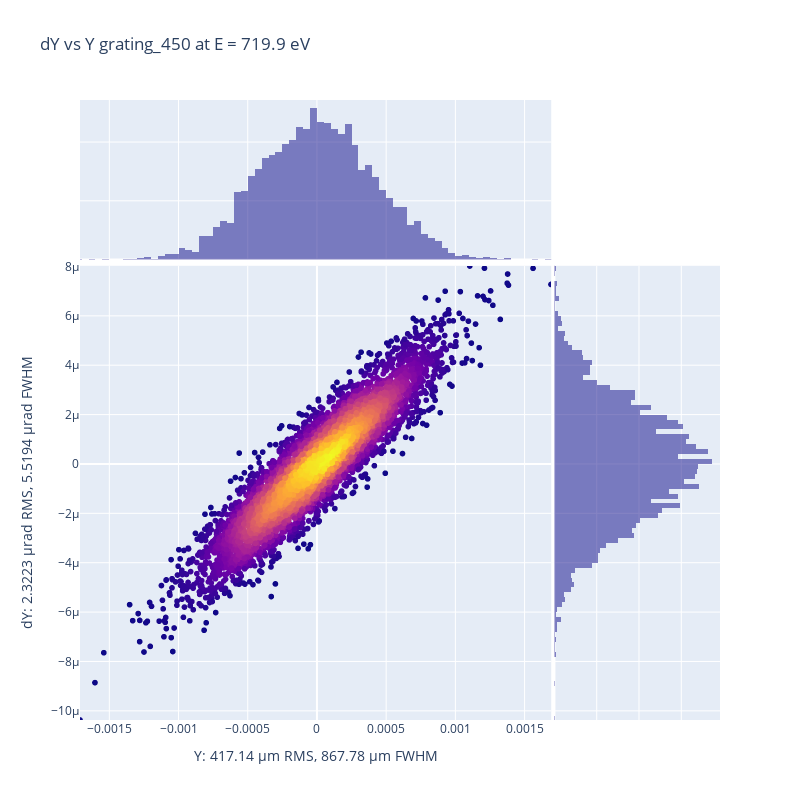

This figure's notebook cell:
### Code cell
px.plot_spd_plotly(oe.get_diagram(distance_from_oe=0), oe_name=oe.name, x_key="Y", y_key="dY", 
                show_map=False, light_plot=False, orthonorm=False, save_in_file="", return_fwhm=False,)

### Figure 1 — Plotly figure (JSON) as saved in the notebook; plotly's stock layout.template omitted (floating-point values rounded to 4 significant figures; data arrays with more than 128 entries replaced by an {"elided": "..."} marker saying what was removed)
{"data": [{"hovertemplate": "Y=%{x}<br>dY=%{y}<br>color=%{marker.color}<extra></extra>", "legendgroup": "", "marker": {"color": {"elided": "5000 float values"}, "coloraxis": "coloraxis", "symbol": "circle"}, "mode": "markers", "name": "", "showlegend": false, "type": "scattergl", "x": {"elided": "5000 float values"}, "xaxis": "x", "y": {"elided": "5000 float values"}, "yaxis": "y"}, {"alignmentgroup": "True", "bingroup": "x", "hovertemplate": "Y=%{x}<br>count=%{y}<extra></extra>", "legendgroup": "", "marker": {"color": "#0d0887"}, "name": "", "offsetgroup": "", "opacity": 0.5, "showlegend": false, "type": "histogram", "x": {"elided": "5000 float values"}, "xaxis": "x3", "yaxis": "y3"}, {"alignmentgroup": "True", "bingroup": "y", "hovertemplate": "dY=%{y}<br>count=%{x}<extra></extra>", "legendgroup": "", "marker": {"color": "#0d0887"}, "name": "", "offsetgroup": "", "opacity": 0.5, "showlegend": false, "type": "histogram", "xaxis": "x2", "y": {"elided": "5000 float values"}, "yaxis": "y2"}], "layout": {"barmode": "overlay", "coloraxis": {"colorbar": {"title": {"text": "color"}}, "colorscale": [[0, "#0d0887"], [0.1111, "#46039f"], [0.2222, "#7201a8"], [0.3333, "#9c179e"], [0.4444, "#bd3786"], [0.5556, "#d8576b"], [0.6667, "#ed7953"], [0.7778, "#fb9f3a"], [0.8889, "#fdca26"], [1, "#f0f921"]], "showscale": false}, "height": 800, "legend": {"tracegroupgap": 0}, "title": {"text": "dY vs Y grating_450 at E = 719.9 eV"}, "width": 800, "xaxis": {"anchor": "y", "domain": [0, 0.7363], "range": [-0.001712, 0.001693], "title": {"text": "Y: 417.14 µm RMS, 867.78 µm FWHM"}}, "xaxis2": {"anchor": "y2", "domain": [0.7413, 1], "matches": "x2", "showgrid": true, "showline": false, "showticklabels": false, "ticks": ""}, "xaxis3": {"anchor": "y3", "domain": [0, 0.7363], "matches": "x", "showgrid": true, "showticklabels": false}, "xaxis4": {"anchor": "y4", "domain": [0.7413, 1], "matches": "x2", "showgrid": true, "showline": false, "showticklabels": false, "ticks": ""}, "yaxis": {"anchor": "x", "domain": [0, 0.7326], "range": [-1.037e-05, 8.027e-06], "title": {"text": "dY: 2.3223 µrad RMS, 5.5194 µrad FWHM"}}, "yaxis2": {"anchor": "x2", "domain": [0, 0.7326], "matches": "y", "showgrid": true, "showticklabels": false}, "yaxis3": {"anchor": "x3", "domain": [0.7426, 1], "matches": "y3", "showgrid": true, "showline": false, "showticklabels": false, "ticks": ""}, "yaxis4": {"anchor": "x4", "domain": [0.7426, 1], "matches": "y3", "showgrid": true, "showline": false, "showticklabels": false, "ticks": ""}}}
